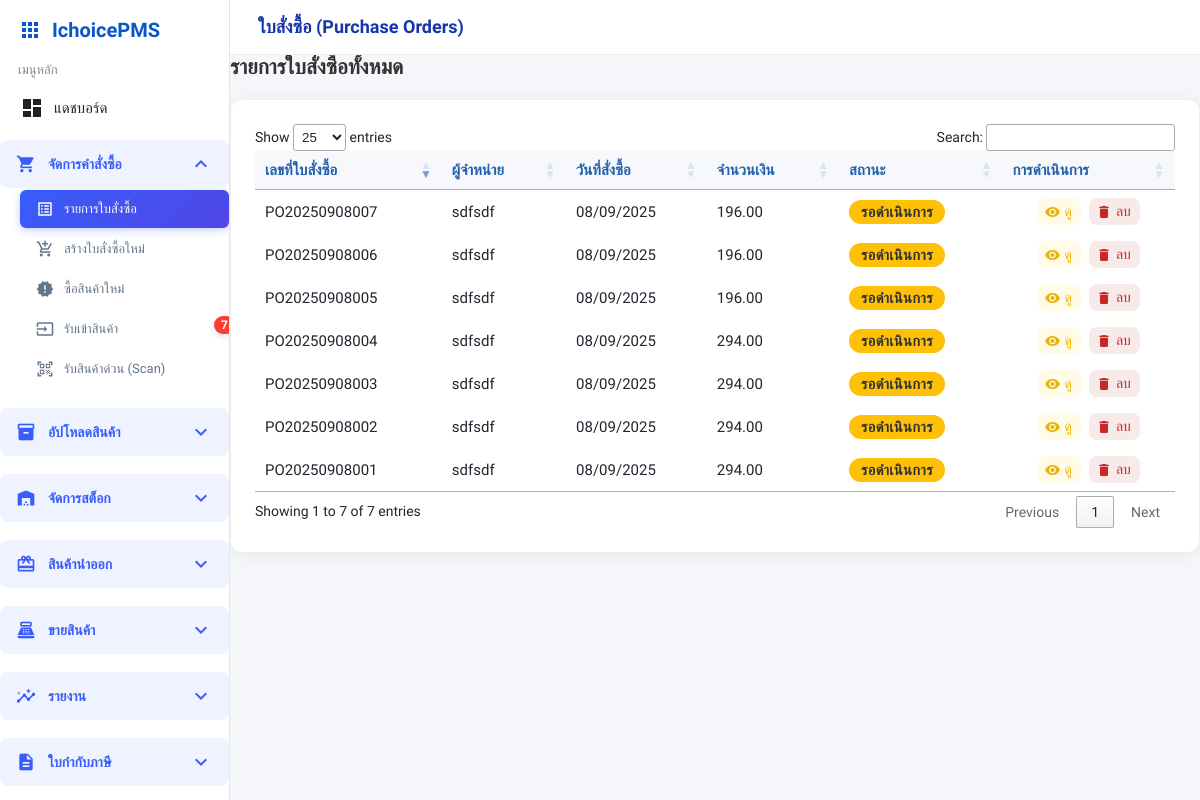
The page /orders/purchase_orders.php on the database as committed earlier.
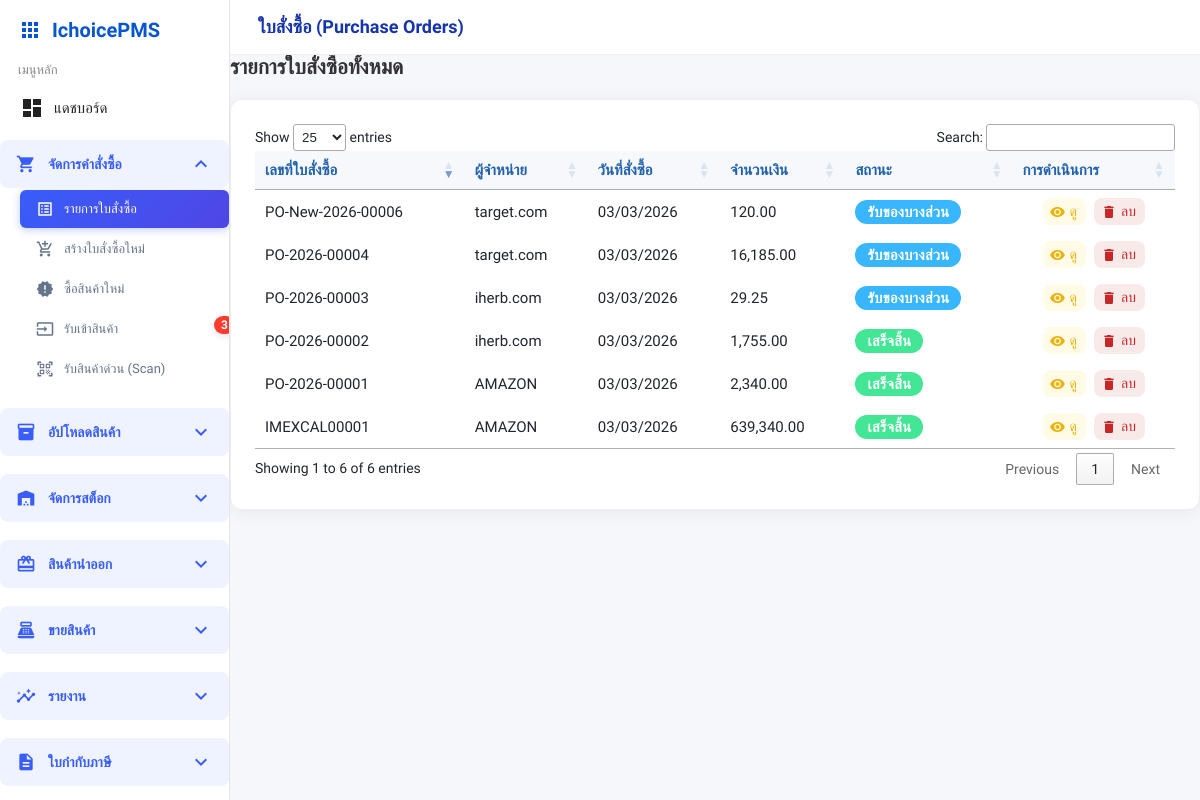
The same page on the database as committed later.
### tables this page shows
CREATE TABLE `purchase_orders` (
  `po_id` int(11) NOT NULL,
  `po_number` varchar(20) DEFAULT NULL,
  `supplier_id` int(11) DEFAULT NULL COMMENT 'ลูกค้า',
  `order_date` datetime DEFAULT NULL,
  `total_amount` decimal(12,2) DEFAULT NULL,
  `ordered_by` int(11) DEFAULT NULL COMMENT 'ผู้บันทึก',
  `status` enum('pending','partial','completed','cancel') DEFAULT NULL,
  `remark` text DEFAULT NULL,
  `created_at` datetime NOT NULL DEFAULT current_timestamp() ON UPDATE current_timestamp(),
  `currency_id` int(11) DEFAULT 1 COMMENT 'สกุลเงินที่ใช้',
  `exchange_rate` decimal(10,6) DEFAULT 1.000000 COMMENT 'อัตราแลกเปลี่ยนขณะสั่งซื้อ',
  `total_amount_original` decimal(15,2) DEFAULT 0.00 COMMENT 'ยอดรวมในสกุลเงินต้นฉบับ',
  `total_amount_base` decimal(15,2) DEFAULT 0.00 COMMENT 'ยอดรวมในสกุลเงินฐาน (บาท)'
);

CREATE TABLE `suppliers` (
  `supplier_id` int(11) NOT NULL,
  `name` varchar(100) NOT NULL,
  `phone` varchar(30) DEFAULT NULL,
  `email` varchar(100) DEFAULT NULL,
  `address` text DEFAULT NULL
);

### orders/purchase_orders.php (the view, shortened to what the changed rows need)
<?php
include '../templates/sidebar.php';
$sql = "SELECT po.po_id, po.po_number, po.order_date, po.total_amount, po.status,
            s.name
        FROM purchase_orders po
        LEFT JOIN suppliers s ON po.supplier_id = s.supplier_id
        ORDER BY po.po_id DESC";
$stmt = $pdo->prepare($sql);
$stmt->execute();
$rows = $stmt->fetchAll();
?>
<!DOCTYPE html>
<html lang="th">
<head>
    <link rel="stylesheet" href="../assets/base.css">
    <link rel="stylesheet" href="../assets/sidebar.css">
    <link rel="stylesheet" href="../assets/components.css">
    <link rel="stylesheet" href="https://cdn.datatables.net/1.13.6/css/jquery.dataTables.min.css">
</head>
<body>
    <div class="mainwrap">
        <div class="main">
            <div class="action-bar" style="margin-bottom: 20px; display: flex; justify-content: space-between; align-items: center;">
                <h2 style="margin: 0; color: #333;">รายการใบสั่งซื้อทั้งหมด</h2>
            </div>
            <div class="card table-card mt-3">
                <div class="table-responsive">
                    <table id="po-table" class="table-po table table-bordered table-hover align-middle mb-0">
                        <thead>
                            <tr>
                                <th>เลขที่ใบสั่งซื้อ</th>
                                <th>ผู้จำหน่าย</th>
                                <th>วันที่สั่งซื้อ</th>
                                <th>จำนวนเงิน</th>
                                <th>สถานะ</th>
                                <th>การดำเนินการ</th>
                            </tr>
                        </thead>
                        <tbody>
                            <?php foreach($rows as $r): ?>
                            <tr>
                                <td><?=htmlspecialchars($r['po_number'])?></td>
                                <td><?=htmlspecialchars($r['name'])?></td>
                                <td><?=date('d/m/Y', strtotime($r['order_date']))?></td>
                                <td><?=number_format($r['total_amount'],2)?></td>
                                <td>
                                    <?php
                                        switch($r['status']) {
                                        case 'pending':   echo '<span class="status-chip status-pending">รอดำเนินการ</span>'; break;
                                        case 'partial':   echo '<span class="status-chip status-approved">รับของบางส่วน</span>'; break;
                                        case 'completed': echo '<span class="status-chip status-received">เสร็จสิ้น</span>'; break;
                                        }
                                    ?>
                                </td>
                                <td>
                                    <div class="action-btns">
                                        <a class="icon-btn view" href="#" data-po="<?=$r['po_id']?>" onclick="openPoView(event, this)">
                                            <span class="material-icons">visibility</span> ดู
                                        </a>
                                        <a class="icon-btn delete" href="#" onclick="deletePo(event, <?= $r['po_id'] ?>)">
                                            <span class="material-icons">delete</span> ลบ
                                        </a>
                                    </div>
                                </td>
                            </tr>
                            <?php endforeach;?>
                        </tbody>
                    </table>
                </div>
            </div>
        </div>
    </div>
</body>
</html>

### templates/sidebar.php (shortened to what the changed rows need)
<?php
        require_once __DIR__ . '/../config/db_connect.php';
        function isActive($file) {
            return (basename($_SERVER['PHP_SELF']) === $file) ? ' active' : '';
        }
        function getPath($targetPath) {
            $currentFile = $_SERVER['PHP_SELF'];
            $currentDir = dirname($currentFile);
            $currentDir = str_replace('\\', '/', $currentDir);
            $currentDir = ltrim($currentDir, '/');
            $targetPath = ltrim($targetPath, '/');
            if (empty($currentDir)) {
                return $targetPath;
            } else {
                $levels = substr_count($currentDir, '/') + 1;
                $backPath = str_repeat('../', $levels);
                return $backPath . $targetPath;
            }
        }
        try {
            $pending_po_sql = "
                SELECT COUNT(*)
                FROM purchase_orders po
                WHERE po.status IN ('pending', 'partial')
            ";
            $pending_product_count = $pdo->query($pending_po_sql)->fetchColumn();
        } catch (PDOException $e) {
            $pending_product_count = 0;
        }
?>
<link rel="stylesheet" href="https://cdnjs.cloudflare.com/ajax/libs/font-awesome/6.5.1/css/all.min.css">
<div class="sidebar" id="sidebarNav" role="navigation" aria-label="เมนูหลัก">
    <nav class="menu-list">
        <div class="menu-category">
            <div class="submenu" id="orders-submenu">
                <a href="<?= getPath('receive/receive_po_items.php') ?>" class="submenu-item<?=isActive('receive_po_items.php')?>">
                    <span class="material-icons">input</span>
                    <span class="submenu-text">รับเข้าสินค้า</span>
                    <?php if($pending_product_count > 0): ?>
                        <span class="pending-badge"><?= $pending_product_count ?></span>
                    <?php endif; ?>
                </a>
            </div>
        </div>
    </nav>
</div>

Rows that differ between the two databases and show on the page:
removed purchase_orders: po_number "PO20250908007", supplier.name "sdfsdf", order_date "08/09/2025", total_amount "196.00", status "รอดำเนินการ"
removed purchase_orders: po_number "PO20250908006", supplier.name "sdfsdf", order_date "08/09/2025", total_amount "196.00", status "รอดำเนินการ"
removed purchase_orders: po_number "PO20250908005", supplier.name "sdfsdf", order_date "08/09/2025", total_amount "196.00", status "รอดำเนินการ"
removed purchase_orders: po_number "PO20250908004", supplier.name "sdfsdf", order_date "08/09/2025", total_amount "294.00", status "รอดำเนินการ"
removed purchase_orders: po_number "PO20250908003", supplier.name "sdfsdf", order_date "08/09/2025", total_amount "294.00", status "รอดำเนินการ"
removed purchase_orders: po_number "PO20250908002", supplier.name "sdfsdf", order_date "08/09/2025", total_amount "294.00", status "รอดำเนินการ"
changed purchase_orders: po_number "PO20250908001" → "PO-New-2026-00006"; supplier.name "sdfsdf" → "target.com"; order_date "08/09/2025" → "03/03/2026"; total_amount "294.00" → "120.00"; status "รอดำเนินการ" → "รับของบางส่วน"
added purchase_orders: po_number "PO-2026-00004", supplier.name "target.com", order_date "03/03/2026", total_amount "16,185.00", status "รับของบางส่วน"
added purchase_orders: po_number "PO-2026-00003", supplier.name "iherb.com", order_date "03/03/2026", total_amount "29.25", status "รับของบางส่วน"
added purchase_orders: po_number "PO-2026-00002", supplier.name "iherb.com", order_date "03/03/2026", total_amount "1,755.00", status "เสร็จสิ้น"
added purchase_orders: po_number "PO-2026-00001", supplier.name "AMAZON", order_date "03/03/2026", total_amount "2,340.00", status "เสร็จสิ้น"
added purchase_orders: po_number "IMEXCAL00001", supplier.name "AMAZON", order_date "03/03/2026", total_amount "639,340.00", status "เสร็จสิ้น"
Other text that changed with them:
$pending_product_count: "7" → "3"
text written by a page script: "Show entries Search: Showing 1 to 7 of 7 entries Previous 1 Next" → "Show entries Search: Showing 1 to 6 of 6 entries Previous 1 Next"
